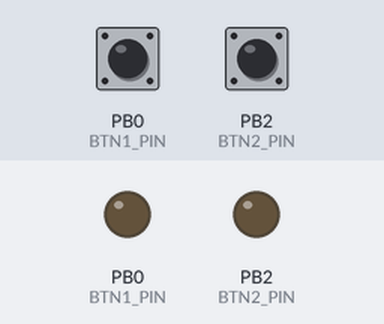
Bench run of a sketch on a simulated ATtiny85, built with avr-gcc and run on an emulated ATtiny85. Shown: output pins drawn as LEDs (lit = HIGH). Dashed ring = blinking. The inputs (shaded band) are chosen by the test bench; at power-on: PB0 (BTN1_PIN) HIGH, PB2 (BTN2_PIN) HIGH.

Above: at 1.2 s.
1.3 s: PB0 (BTN1_PIN) pulled LOW for 0.15 s
At 1.42 s:
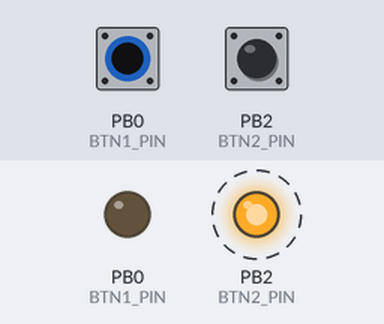
3.4 s: PB2 (BTN2_PIN) pulled LOW for 0.15 s
At 4.02 s:
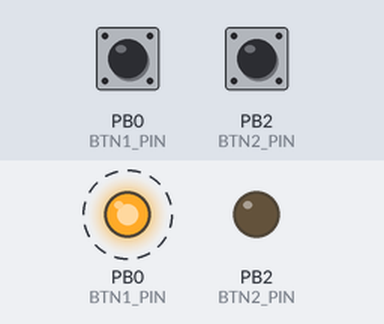
Timing chart, 0 to 6.4 s (numbered marks = the images above; inputs shaded):
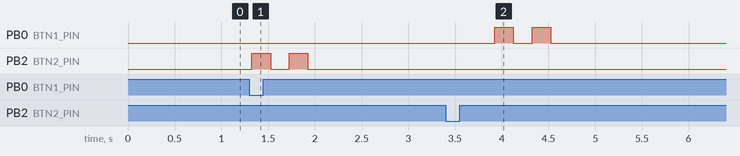

Measured:
- after the input at 1.3 s, PB2 (BTN2_PIN): alternates HIGH for 0.20 s and LOW for 0.20 s, 4 changes in all, then stays LOW, starting at once
- after the input at 3.4 s, PB0 (BTN1_PIN): alternates HIGH for 0.20 s and LOW for 0.20 s, 4 changes in all, then stays LOW, starting after 0.53 s

The sketch:

sketch_2btn2led.ino
```cpp
#include "DigiKeyboard.h"

#define BTN1_PIN 0
#define BTN2_PIN 2

#define DEBOUNCE_TIME 25
#define BLINK_TIME 200

void setup()
{
  pinMode(BTN1_PIN, INPUT_PULLUP);
  pinMode(BTN2_PIN, INPUT_PULLUP);

  DigiKeyboard.update();
  // this is generally not necessary but with some older systems it seems to
  // prevent missing the first character after a delay:
  DigiKeyboard.sendKeyStroke(0);
}

void led_blink(uint8_t _pin)
{
  if (digitalRead(_pin) == HIGH)
  {
    pinMode(_pin, OUTPUT);
    digitalWrite(_pin, HIGH);
    delay(BLINK_TIME);
    digitalWrite(_pin, LOW);
    delay(BLINK_TIME);
    digitalWrite(_pin, HIGH);
    delay(BLINK_TIME);
    digitalWrite(_pin, LOW);
    pinMode(_pin, INPUT_PULLUP);
  }
}

void btn_scan(uint8_t _pin, void(*_fn)(void))
{
  if (digitalRead(_pin) == LOW)
  {
    delay(DEBOUNCE_TIME);

    if (digitalRead(_pin) == LOW)
    {
      if (_fn != NULL)
      {
        _fn();
      }

      while (digitalRead(_pin) == LOW) delay(DEBOUNCE_TIME);
    }
  }
}

void btn1_event(void)
{
  DigiKeyboard.sendKeyStroke(KEY_F7, MOD_CONTROL_LEFT | MOD_ALT_LEFT);

  led_blink(BTN2_PIN);
}

void btn2_event(void)
{
  DigiKeyboard.sendKeyStroke(KEY_L, MOD_GUI_LEFT);
  delay(500);
  DigiKeyboard.sendKeyStroke(KEY_SPACE);

  led_blink(BTN1_PIN);
}

void loop()
{
  DigiKeyboard.update();
  btn_scan(BTN1_PIN, btn1_event);
  btn_scan(BTN2_PIN, btn2_event);
}
```
